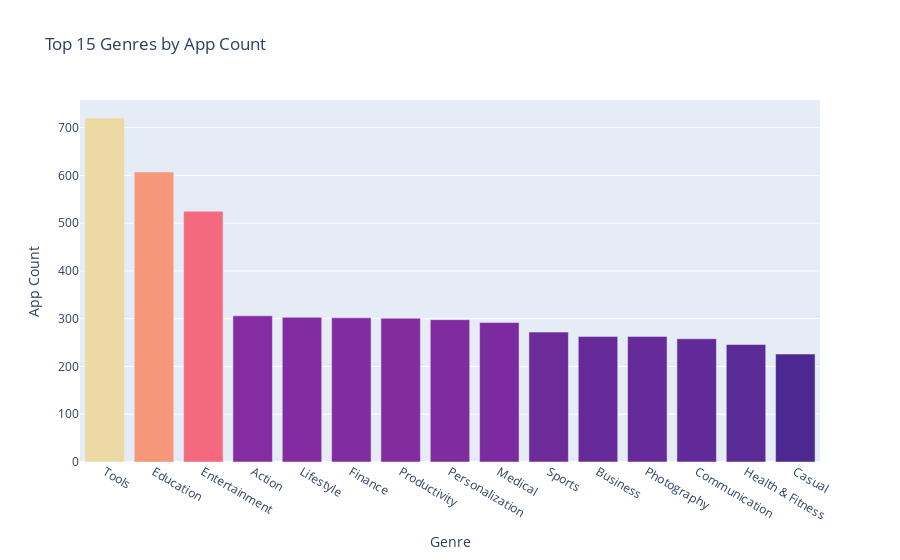

The code cell stored with this chart in its notebook:
### Markdown cell above
# Extracting Nested Column Data using .stack()

### Code cell
if __name__ == "__main__":
    setup_logging()

    app_df = return_cleaned_df()
    # print(f'Number of unique genres: {app_df.Genres.nunique()}')
    # print(f'Unique Genres: {app_df.Genres.unique()}')
    stack = app_df.Genres.str.split(';', expand=True).stack()
    num_genres = stack.value_counts().head(15).reset_index()
    # print(f'Stack:\n{len(num_genres)}')

    bar_fig = px.bar(
        data_frame=num_genres, 
        x='index', 
        y='count', 
        title='Top 15 Genres by App Count',
        hover_name='index',
        color='count',
        color_continuous_scale='Agsunset',
        labels={'index': 'Genre', 'count': 'App Count'}
    )
    bar_fig.update_layout(coloraxis_showscale=False)
    bar_fig.show()

### Figure 1 — Plotly figure (JSON) as saved in the notebook; plotly's stock layout.template omitted (floating-point values rounded to 4 significant figures)
{"data": [{"hovertemplate": "<b>%{hovertext}</b><br><br>Genre=%{x}<br>App Count=%{marker.color}<extra></extra>", "hovertext": ["Tools", "Education", "Entertainment", "Action", "Lifestyle", "Finance", "Productivity", "Personalization", "Medical", "Sports", "Business", "Photography", "Communication", "Health & Fitness", "Casual"], "legendgroup": "", "marker": {"color": [720, 607, 525, 306, 303, 302, 301, 298, 292, 272, 263, 263, 258, 246, 226], "coloraxis": "coloraxis", "pattern": {"shape": ""}}, "name": "", "orientation": "v", "showlegend": false, "textposition": "auto", "type": "bar", "x": ["Tools", "Education", "Entertainment", "Action", "Lifestyle", "Finance", "Productivity", "Personalization", "Medical", "Sports", "Business", "Photography", "Communication", "Health & Fitness", "Casual"], "xaxis": "x", "y": [720, 607, 525, 306, 303, 302, 301, 298, 292, 272, 263, 263, 258, 246, 226], "yaxis": "y"}], "layout": {"barmode": "relative", "coloraxis": {"colorbar": {"title": {"text": "App Count"}}, "colorscale": [[0, "rgb(75, 41, 145)"], [0.1667, "rgb(135, 44, 162)"], [0.3333, "rgb(192, 54, 157)"], [0.5, "rgb(234, 79, 136)"], [0.6667, "rgb(250, 120, 118)"], [0.8333, "rgb(246, 169, 122)"], [1, "rgb(237, 217, 163)"]], "showscale": false}, "legend": {"tracegroupgap": 0}, "title": {"text": "Top 15 Genres by App Count"}, "xaxis": {"anchor": "y", "domain": [0, 1], "title": {"text": "Genre"}}, "yaxis": {"anchor": "x", "domain": [0, 1], "title": {"text": "App Count"}}}}
